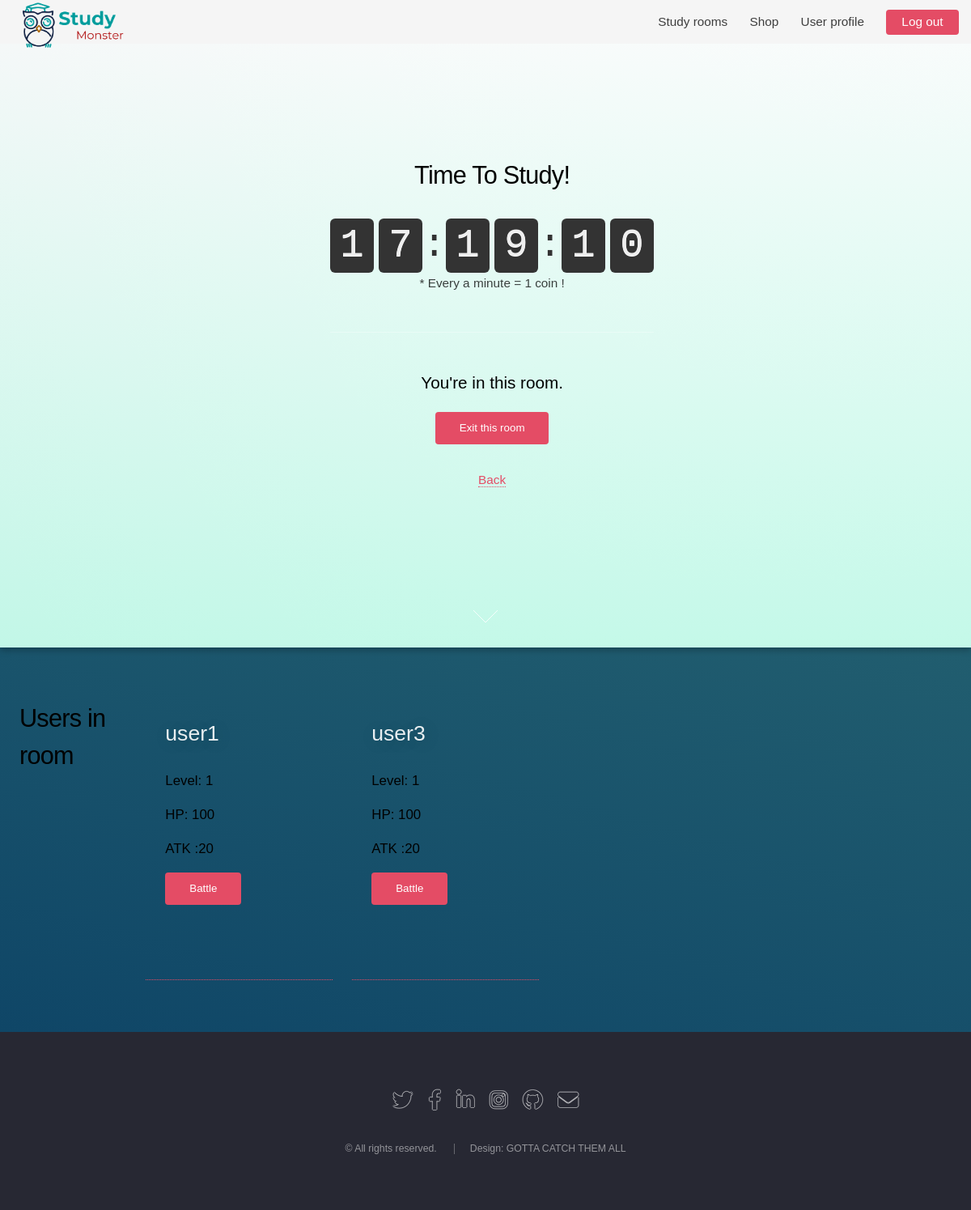
Page /room/Natsukan Gym/ (signed in) on the committed database.
### website/models.py (models this page shows, shortened)
class User(AbstractUser):
    MAX_COINS = 1000
    MAX_PASSWORD_LENGTH = 30
    MAX_USERNAME_LENGTH = 30
    MAX_WINS = 15
    username = models.CharField(unique=True, max_length=MAX_USERNAME_LENGTH)
    password = models.CharField(max_length=MAX_PASSWORD_LENGTH)
    wins = models.IntegerField(default=0, validators=[MaxValueValidator(MAX_WINS),
                                                      MinValueValidator(0)])
    monster = models.OneToOneField(
        Monster, on_delete=models.SET_NULL, default=None, null=True)
    coins = models.IntegerField(default=0, validators=[MaxValueValidator(MAX_COINS),
                                                       MinValueValidator(0)])
    room = models.ForeignKey(
        Room, null=True, on_delete=models.SET_NULL, default=None)
    last_join_time = models.DateTimeField(null=True)
    class Meta:
        app_label = 'website'

class Monster(models.Model):
    MAX_NAME_LENGTH = 30
    MAX_LEVEL = 5
    MAX_HP = 500
    MAX_AP = 100
    MAX_EXP = 1000
    STARTING_HEALTH = MAX_HP / MAX_LEVEL
    STARTING_LEVEL = MAX_LEVEL / MAX_LEVEL
    STARTING_ATTACK = MAX_AP / MAX_LEVEL
    MAX_URL_LENGTH = 200
    name = models.CharField(max_length=MAX_NAME_LENGTH)
    level = models.IntegerField(default=STARTING_LEVEL, validators=[MaxValueValidator(MAX_LEVEL),
                                                                    MinValueValidator(STARTING_LEVEL)])
    health = models.IntegerField(default=STARTING_HEALTH, validators=[MaxValueValidator(MAX_HP),
                                                                      MinValueValidator(0)])
    attack = models.IntegerField(default=STARTING_ATTACK, validators=[MaxValueValidator(MAX_AP),
                                                                      MinValueValidator(STARTING_ATTACK)])
    exp = models.IntegerField(default=0, validators=[MaxValueValidator(MAX_EXP),
                                                     MinValueValidator(0)])
    image = models.CharField(max_length=MAX_URL_LENGTH,blank=True)

### website/views.py (the view)
# urls.py: path('room/<room_name>/', views.room, name='room'),
@login_required
def room(request, room_name):
    try:
        room = Room.objects.get(name=room_name)
    except Room.DoesNotExist:
        room = None
    try:
        users_in_room = User.objects.filter(room=room)
    except User.DoesNotExist:
        users_in_room = None
    return render(request, 'room.html', {'room': room, 'users': users_in_room})

### templates/room.html (shortened to what this page needs)
{% extends 'base.html' %}
{% load static %}
{% block css_block %}
<link rel="stylesheet" href="{% static 'assets/css/room.css' %}" />
<link rel="stylesheet" href="{% static 'assets/css/cards2.css' %}" />
{% endblock %}
{% block body_block %}
<section id="banner" id="room_content">
	<div class="content">
		<h2>Time To Study!</h2>
		<span class="clock" id="room_clock"></span>
		<p>* Every a minute = 1 coin !</p>
		<hr />
		<p>
			{% if user.room %}
		<h3 id="show_uesr_in_room">You're in this room.</h3>
		<button class="button primary" id="exit_room_btn">Exit this
			room</button>
		{% else %}
		<button class="button primary" id="join_room_btn" room_name="{{ room.name }}">Join this
			room</button>
		{% endif %}
		</p>
		<a href="/">Back</a>
	</div>
	<a href="#users" class="goto-next scrolly">Next</a>
</section>
<section class="hero-section" id="users">
	<h2>Users in room</h2>
	<div class="card-grid">
		{% if users %}
		{% for u in users %}
		{% if u != user %}
		<a class="card" href="#">
			<div class="card__background" style="background-image: url(https://unsplash.it/200/200/)">
			</div>
			<div class="card__content">
				<h3 class="card__heading">{{ u.username }}</h3>
				<h4>Level: {{ u.monster.level }}</h4>
				<h4>HP: {{ u.monster.health }}</h4>
				<h4>ATK :{{ u.monster.attack }}</h4>
				<button class="button primary" id="{{ u.id }}" onClick="battle(this.id)">Battle</button>
			</div>
		</a>
		{% endif %}
		{% endfor %}
		{% else %}
		<strong>There are no user in this room.</strong>
		{% endif %}
	</div>
</section>
{% endblock %}

### static/assets/css/room.css (style rules this page uses)
.clock { position:relative; font-family:monaco,consolas,"courier new",monospace; font-size:3.5rem; line-height:1.375; }
.clock:before, .clock:after { position:absolute; top:0; bottom:0; content:':'; z-index:2; line-height:1.15; color:#333; }
.clock:before { left:2.325em; }
.clock:after { right:2.325em; }

### static/assets/css/cards2.css (style rules this page uses)
:root { --background-dark: rgba(113, 255, 209, 0.95); --text-light: rgba(255,255,255,0.6); --text-lighter: rgba(255,255,255,0.9); --spacing-s: 8px; --spacing-m: 16px; --spacing-l: 24px; --spacing-xl: 32px; --spacing-xxl: 64px; --width-container: 1200px; }
* { border: 0; margin: 0; padding: 0; box-sizing: border-box; }
html { height: 100%; font-family: 'Montserrat', sans-serif; font-size: 14px; }
body { height: 100%; }
.hero-section { align-items: flex-start; background-image: linear-gradient(15deg, #0f4667 0%, #2a6973 150%); display: flex; min-height: 100%; justify-content: center; padding: var(--spacing-xxl) var(--spacing-l); }
.card-grid { display: grid; grid-template-columns: repeat(1, 1fr); grid-column-gap: var(--spacing-l); grid-row-gap: var(--spacing-l); max-width: var(--width-container); width: 100%; }
@media (min-width: 540px) { .card-grid { grid-template-columns: repeat(2, 1fr); } }
@media (min-width: 960px) { .card-grid { grid-template-columns: repeat(4, 1fr); } }
.card { list-style: none; position: relative; }
.card:before { content: ''; display: block; padding-bottom: 150%; width: 100%; }
.card__background { background-size: cover; background-position: center; border-radius: var(--spacing-l); bottom: 0; filter: brightness(0.75) saturate(1.2) contrast(0.85); left: 0; position: absolute; right: 0; top: 0; transform-origin: center; trsnsform: scale(1) translateZ(0); transition: filter 200ms linear, transform 200ms linear; }
.card__content { left: 0; padding: var(--spacing-l); position: absolute; top: 0; }
.card__heading { color: var(--text-lighter); font-size: 1.9rem; text-shadow: 2px 2px 20px rgba(0,0,0,0.2); line-height: 1.4; word-spacing: 100vw; }

### rows in the picture
User: username "user1", monster.level "1", monster.health "100", monster.attack "20"
User: username "user3", monster.level "1", monster.health "100", monster.attack "20"
